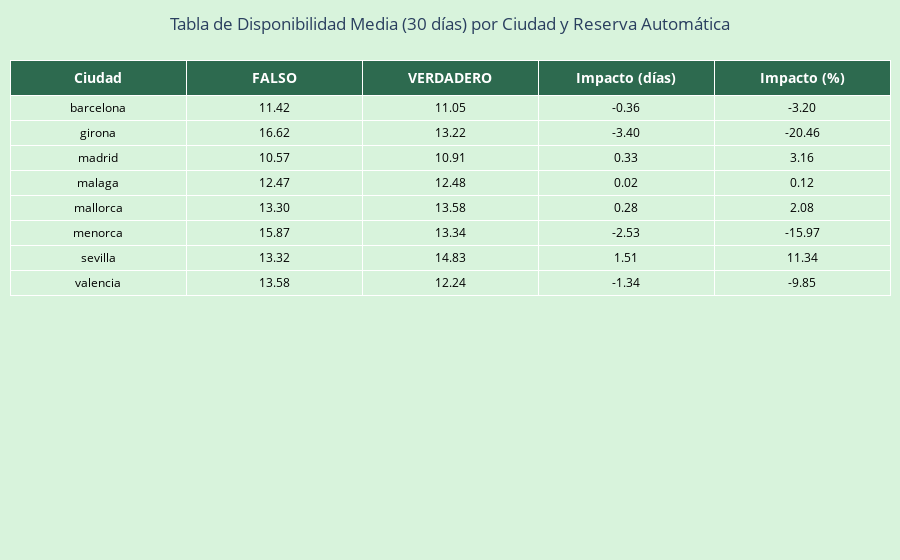
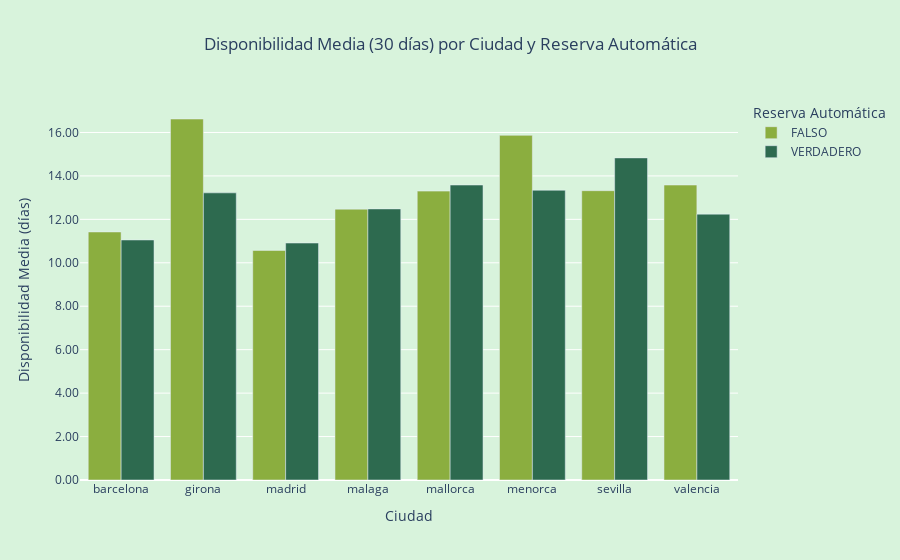

The cell these charts' notebook holds for them, in order:
### Markdown cell above
interpretación:

En Barcelona, los alojamientos sin reserva automática (FALSO) presentan una disponibilidad media de 11,42 días en los próximos 30 días.
En cambio, aquellos con reserva automática (VERDADERO) tienen una disponibilidad ligeramente menor: 11,05 días.

Esto representa un impacto negativo de -0,36 días, es decir, una disminución del 3,20% en la disponibilidad cuando se activa la opción de reserva instantánea.

📌 Esto podría indicar que los alojamientos con reserva automática tienen una mayor demanda, lo que reduce su disponibilidad.

### Code cell
import pandas as pd
import plotly.express as px
import plotly.graph_objects as go

# 1. Agrupar por ciudad y reserva automática
disponibilidad_media_mensual = df.groupby(['city', 'is_instant_bookable'])['availability_30'].mean().reset_index()

# 2. Renombrar para mayor claridad
disponibilidad_media_mensual.rename(columns={'availability_30': 'mean_availability_30'}, inplace=True)

# 3. Pivot para comparación entre FALSO y VERDADERO
pivot_disponibilidad_mensual = disponibilidad_media_mensual.pivot(
    index='city', columns='is_instant_bookable', values='mean_availability_30'
)

# 4. Calcular impacto absoluto y relativo
pivot_disponibilidad_mensual['impact'] = pivot_disponibilidad_mensual['VERDADERO'] - pivot_disponibilidad_mensual['FALSO']
pivot_disponibilidad_mensual['impact_%'] = (pivot_disponibilidad_mensual['impact'] / pivot_disponibilidad_mensual['FALSO']) * 100

# 5. Redondear
pivot_disponibilidad_mensual = pivot_disponibilidad_mensual.round(2).reset_index()

# 6. Preparar datos en formato largo para gráfico
df_melted_disp = pivot_disponibilidad_mensual.melt(
    id_vars='city',
    value_vars=['FALSO', 'VERDADERO'],
    var_name='Reserva Automática',
    value_name='Disponibilidad Media'
)

# 7. Asignar colores personalizados
colores_personalizados = {
    'FALSO': '#8BAE3F',     # verde claro
    'VERDADERO': '#2D6A4F'  # verde oscuro
}

# 8. Gráfico de barras agrupadas
fig_barras = px.bar(
    df_melted_disp,
    x='city',
    y='Disponibilidad Media',
    color='Reserva Automática',
    barmode='group',
    title='Disponibilidad Media (30 días) por Ciudad y Reserva Automática',
    labels={'Disponibilidad Media': 'Disponibilidad Media (días)', 'Reserva Automática': 'Reserva Automática'},
    color_discrete_map=colores_personalizados
)

fig_barras.update_layout(
    yaxis_tickformat=".2f",
    xaxis_title='Ciudad',
    yaxis_title='Disponibilidad Media (días)',
    paper_bgcolor="#D8F3DC",
    plot_bgcolor="#D8F3DC",
    title_x=0.5
)

# 9. Tabla en formato Plotly con fondo personalizado
fig_tabla = go.Figure(
    data=[
        go.Table(
            header=dict(
                values=["<b>Ciudad</b>", "<b>FALSO</b>", "<b>VERDADERO</b>", "<b>Impacto (días)</b>", "<b>Impacto (%)</b>"],
                fill_color="#2D6A4F",  # verde oscuro
                font=dict(color="white", size=14),
                align="center",
                height=30
            ),
            cells=dict(
                values=[
                    pivot_disponibilidad_mensual['city'],
                    pivot_disponibilidad_mensual['FALSO'],
                    pivot_disponibilidad_mensual['VERDADERO'],
                    pivot_disponibilidad_mensual['impact'],
                    pivot_disponibilidad_mensual['impact_%']
                ],
                fill_color="#D8F3DC",  # fondo verde claro
                align="center",
                height=25,
                font=dict(color="black", size=12),
                format=["", ".2f", ".2f", ".2f", ".2f"]
            )
        )
    ]
)

fig_tabla.update_layout(
    title="Tabla de Disponibilidad Media (30 días) por Ciudad y Reserva Automática",
    title_x=0.5,
    margin=dict(l=10, r=10, t=60, b=10),
    paper_bgcolor="#D8F3DC"
)

# 10. Mostrar resultados
fig_tabla.show()
fig_barras.show()

### Figure 1 — Plotly figure (JSON) as saved in the notebook; plotly's stock layout.template omitted (floating-point values rounded to 4 significant figures)
{"data": [{"cells": {"align": "center", "fill": {"color": "#D8F3DC"}, "font": {"color": "black", "size": 12}, "format": ["", ".2f", ".2f", ".2f", ".2f"], "height": 25, "values": [["barcelona", "girona", "madrid", "malaga", "mallorca", "menorca", "sevilla", "valencia"], [11.42, 16.62, 10.57, 12.47, 13.3, 15.87, 13.32, 13.58], [11.05, 13.22, 10.91, 12.48, 13.58, 13.34, 14.83, 12.24], [-0.36, -3.4, 0.33, 0.02, 0.28, -2.53, 1.51, -1.34], [-3.2, -20.46, 3.16, 0.12, 2.08, -15.97, 11.34, -9.85]]}, "header": {"align": "center", "fill": {"color": "#2D6A4F"}, "font": {"color": "white", "size": 14}, "height": 30, "values": ["<b>Ciudad</b>", "<b>FALSO</b>", "<b>VERDADERO</b>", "<b>Impacto (días)</b>", "<b>Impacto (%)</b>"]}, "type": "table"}], "layout": {"margin": {"b": 10, "l": 10, "r": 10, "t": 60}, "paper_bgcolor": "#D8F3DC", "title": {"text": "Tabla de Disponibilidad Media (30 días) por Ciudad y Reserva Automática", "x": 0.5}}}

### Figure 2 — Plotly figure (JSON) as saved in the notebook; plotly's stock layout.template omitted (floating-point values rounded to 4 significant figures)
{"data": [{"alignmentgroup": "True", "hovertemplate": "Reserva Automática=FALSO<br>city=%{x}<br>Disponibilidad Media (días)=%{y}<extra></extra>", "legendgroup": "FALSO", "marker": {"color": "#8BAE3F", "pattern": {"shape": ""}}, "name": "FALSO", "offsetgroup": "FALSO", "orientation": "v", "showlegend": true, "textposition": "auto", "type": "bar", "x": ["barcelona", "girona", "madrid", "malaga", "mallorca", "menorca", "sevilla", "valencia"], "xaxis": "x", "y": [11.42, 16.62, 10.57, 12.47, 13.3, 15.87, 13.32, 13.58], "yaxis": "y"}, {"alignmentgroup": "True", "hovertemplate": "Reserva Automática=VERDADERO<br>city=%{x}<br>Disponibilidad Media (días)=%{y}<extra></extra>", "legendgroup": "VERDADERO", "marker": {"color": "#2D6A4F", "pattern": {"shape": ""}}, "name": "VERDADERO", "offsetgroup": "VERDADERO", "orientation": "v", "showlegend": true, "textposition": "auto", "type": "bar", "x": ["barcelona", "girona", "madrid", "malaga", "mallorca", "menorca", "sevilla", "valencia"], "xaxis": "x", "y": [11.05, 13.22, 10.91, 12.48, 13.58, 13.34, 14.83, 12.24], "yaxis": "y"}], "layout": {"barmode": "group", "legend": {"title": {"text": "Reserva Automática"}, "tracegroupgap": 0}, "paper_bgcolor": "#D8F3DC", "plot_bgcolor": "#D8F3DC", "title": {"text": "Disponibilidad Media (30 días) por Ciudad y Reserva Automática", "x": 0.5}, "xaxis": {"anchor": "y", "domain": [0, 1], "title": {"text": "Ciudad"}}, "yaxis": {"anchor": "x", "domain": [0, 1], "tickformat": ".2f", "title": {"text": "Disponibilidad Media (días)"}}}}
